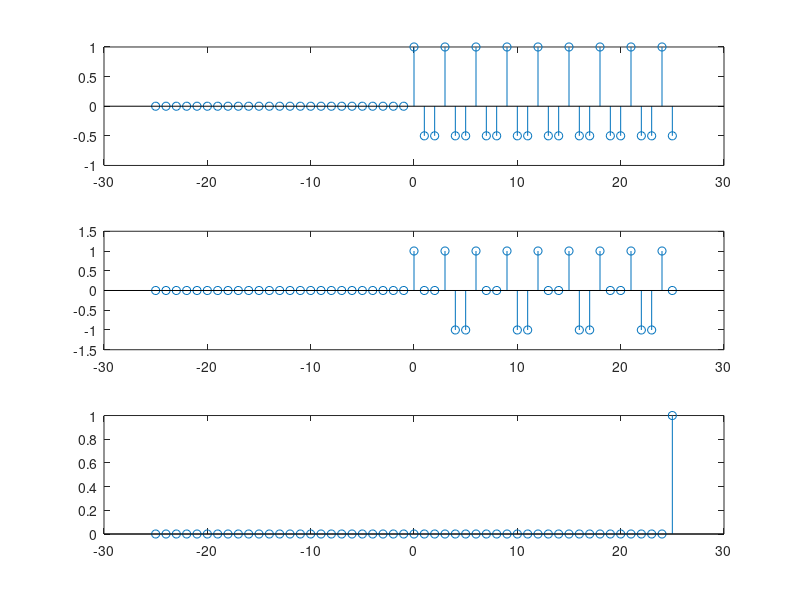

The MATLAB source for this figure:
clc
clear
close all
 
n= -25:25;
 x= cos(2*pi*n/.3).*(n>=0);
 h= (cos(pi*n/.3)+(sin(pi*n/3)/sqrt(3))).*(n>=0);
 subplot(3,1,1)
 stem(n,x);
 subplot(3,1,2)
 stem(n,h);

for i=1:length(n)
    Y(i)=0;
    for j=1:numel(n)
        if(i-j+1>0)
            Y(i)=Y(i)+x(j)*h(i-j+1);
        else
        end
    end
end

 n1 = -25:length(Y)-1-25;
 subplot(3,1,3)
 stem(n1,Y);